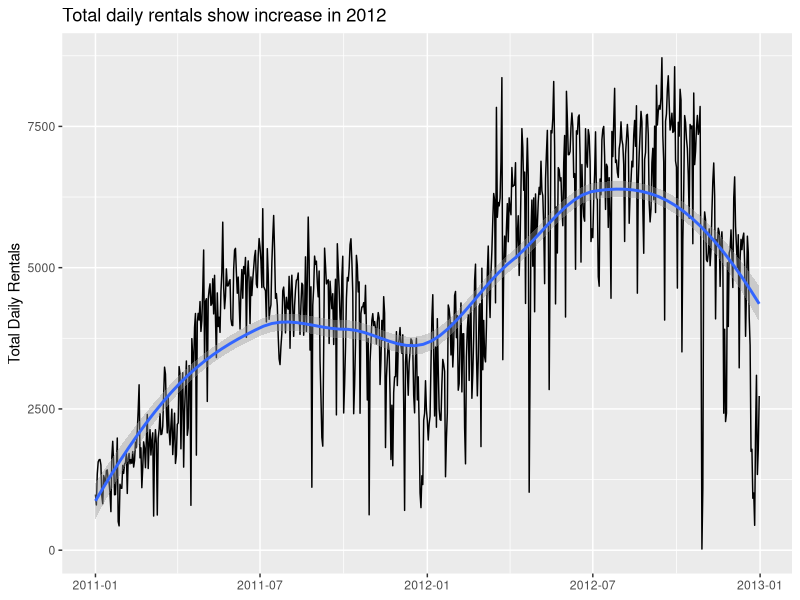
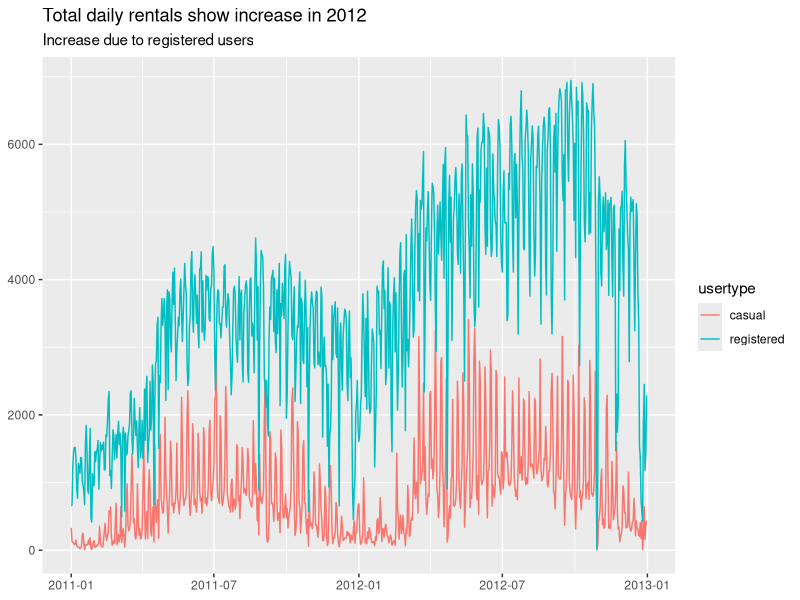
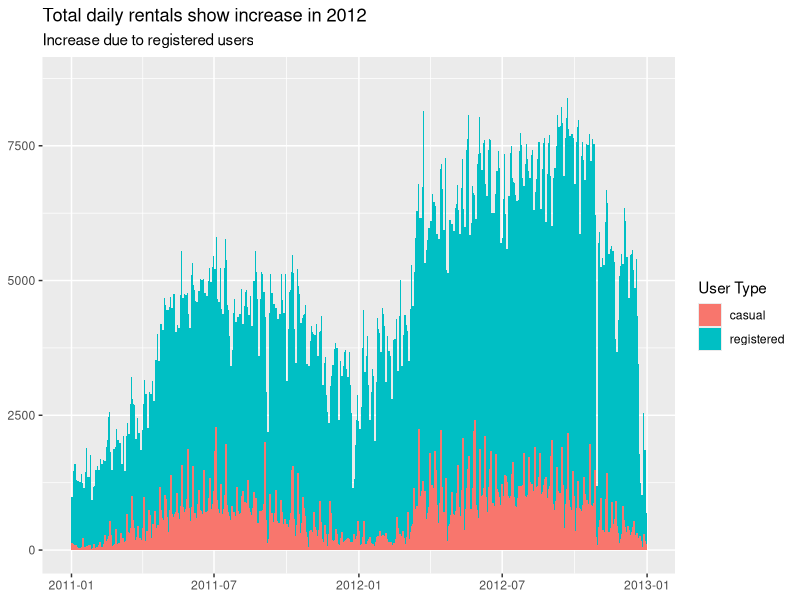
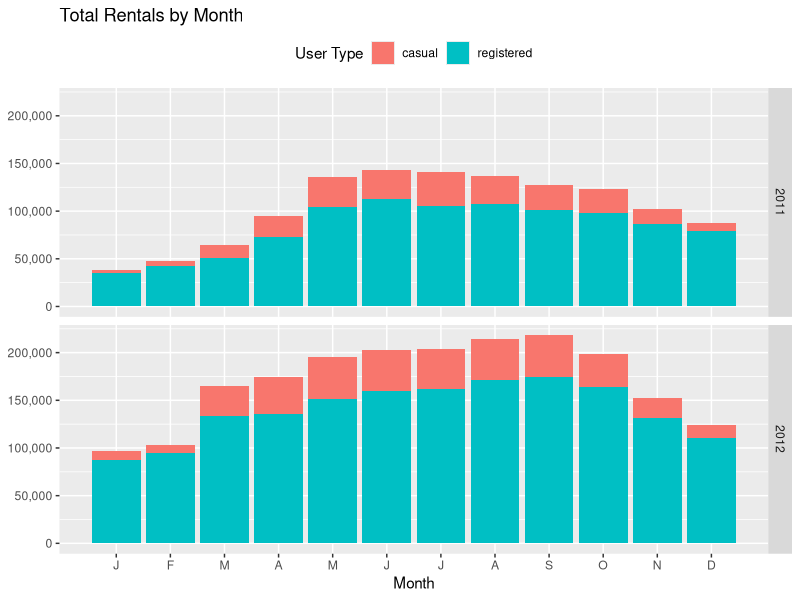
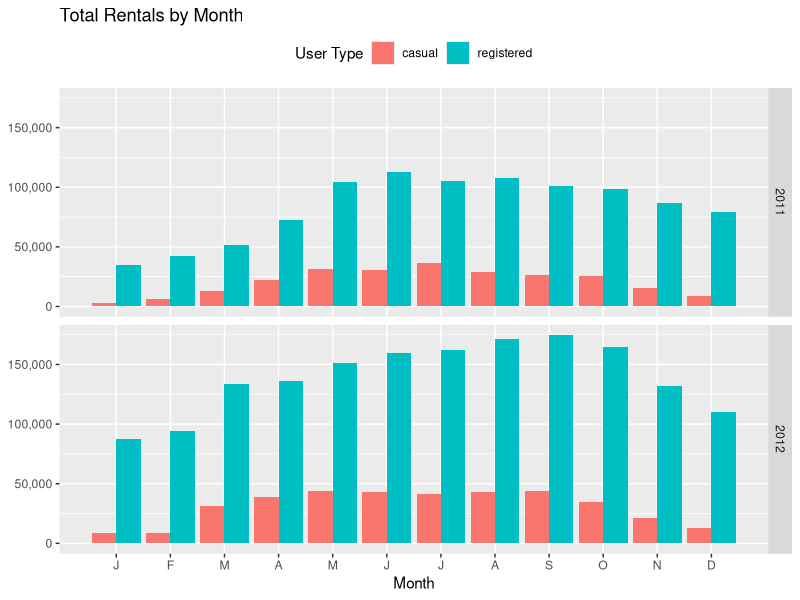
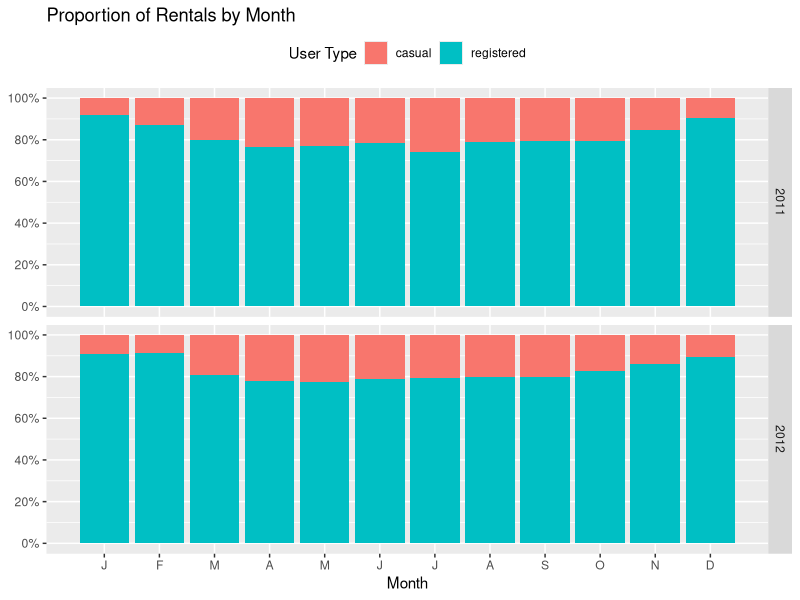
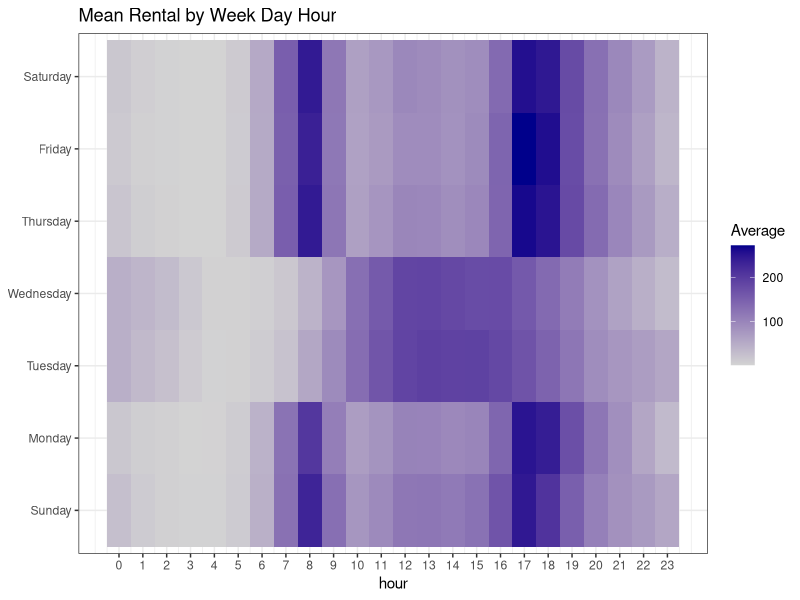
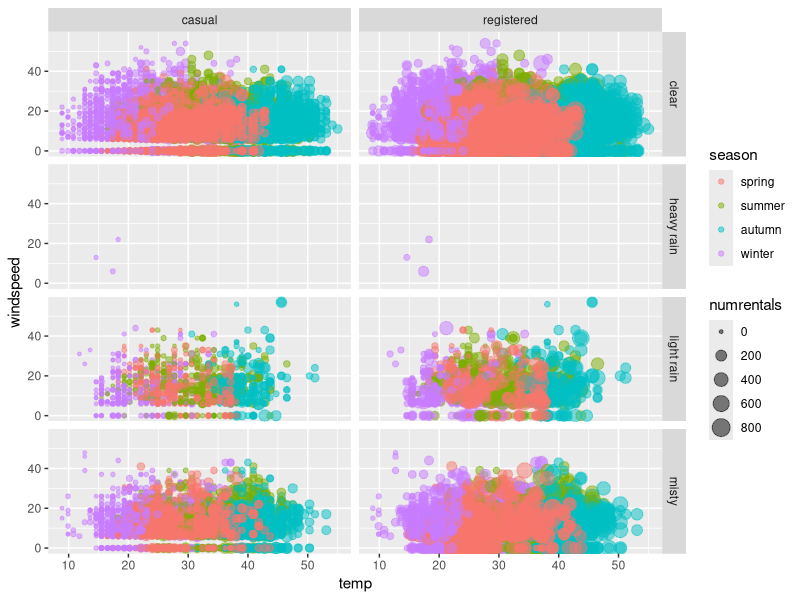

Source code (R) for these figures, in order:
# load the library
# use install.packages("ggplot2") if it is not found
library(ggplot2)
library(dplyr)

# Read the file - please set your working directory first
bikes <- read.csv('./dataset-from-help/bikesharing.csv', header = TRUE, sep = ',')

# convert the dteday column to a Date data type
# since we know it is stored as mm/dd/yyyy
bikes$dteday <- as.Date(bikes$dteday, "%m/%d/%Y")

# convert categories to factors
bikes$season <- as.factor(bikes$season)
bikes$weekdayname <- as.factor(bikes$weekdayname)
bikes$weather <- as.factor(bikes$weather)
bikes$holiday <- as.factor(bikes$holiday)
bikes$workday <- as.factor(bikes$workday)
bikes$usertype <-as.factor(bikes$usertype)

# order the categories for the weekdays and seasons
levels(bikes$weekdayname) =c("Sunday", "Monday", "Tuesday", "Wednesday", "Thursday", "Friday", "Saturday")
levels(bikes$season)=c("spring", "summer", "autumn", "winter")


# view summary of the data
summary(bikes)

# Group the bikes data by day
dailyData <- group_by(bikes,dteday)

# Count the daily rentals
dailyRentals <- summarise(dailyData, totalRentals = sum(numrentals))
dailyRentals

# plot the daily total rentals using a line chart
# add a descriptive title 
gg<-ggplot(dailyRentals)
gg <- gg+ geom_line(mapping = aes(x = dteday,y= totalRentals))
gg<- gg + labs(title="Total daily rentals show increase in 2012",
            x=NULL, y="Total Daily Rentals")
gg <- gg + geom_smooth(mapping = aes(x = dteday,y= totalRentals))
gg

# summarise by customer user type
customerData <- group_by(bikes, dteday, usertype)
customerRentals <- summarise(customerData, totalRentals = sum(numrentals))
customerRentals

# plot again
gg <- ggplot(customerRentals)
gg <- gg + geom_line(mapping = aes(x=dteday, y= totalRentals, color=usertype))
gg <- gg+ labs(title = "Total daily rentals show increase in 2012", 
               subtitle="Increase due to registered users",
               x=NULL, y=NULL)
gg

# plot area chart
gg <- ggplot(customerRentals)
gg <- gg + geom_area(mapping = aes(x=dteday, y= totalRentals, fill=usertype),
                     position = position_stack(reverse=TRUE))
gg <- gg+ labs(title = "Total daily rentals show increase in 2012", 
               subtitle="Increase due to registered users",
               x=NULL, y=NULL, fill="User Type")
gg

# create summary by year and month
monthlyData <- group_by(bikes, yr, mnth, usertype)
monthlyRentals <- summarize(monthlyData, totalRentals = sum(numrentals))

#plot by month and year
gg <- ggplot(monthlyRentals)
gg <- gg + geom_bar(mapping=aes(x=mnth, y=totalRentals, fill=usertype ), 
                    stat="identity") 
gg <- gg + labs(title="Total Rentals by Month", 
                x= "Month", y= NULL, 
                fill="User Type")
gg <- gg + scale_x_discrete(limits=c(1:12),
          label=c("J","F","M","A","M","J","J","A","S","O","N","D"))
gg <- gg + scale_y_continuous(label = scales::comma)
gg <- gg + theme(legend.position="top")
gg <- gg + facet_grid(yr~.)
gg

# plot side by side
gg <- ggplot(monthlyRentals)
gg <- gg + geom_bar(mapping=aes(x=mnth, y=totalRentals, 
                                fill=usertype ), 
                    stat="identity", position="dodge") 
gg <- gg + labs(title="Total Rentals by Month", x= "Month", y= NULL, fill="User Type")
gg <- gg + scale_x_discrete(limits=c(1:12),
                            label=c("J","F","M","A","M","J","J","A","S","O","N","D"))
gg <- gg + scale_y_continuous(label = scales::comma)
gg <- gg + facet_grid(yr~.)
gg <- gg + theme(legend.position="top")
gg

# plot as 100% stacked
gg <- ggplot(monthlyRentals)
gg <- gg + geom_bar(mapping=aes(x=mnth, y=totalRentals, 
                                fill=usertype ), 
                    stat="identity", position="fill") 
gg <- gg + labs(title="Proportion of Rentals by Month", x= "Month", y= NULL, fill="User Type")
gg <- gg + scale_x_discrete(limits=c(1:12),
                            label=c("J","F","M","A","M","J","J","A","S","O","N","D"))
gg <- gg + scale_y_continuous(breaks=seq(0,1,0.2),label = scales::percent)
gg <- gg + facet_grid(yr~.)
gg <- gg + theme(legend.position="top")
gg




weeklyData <- group_by(bikes,weekdayname, hr)
weeklyRentals <- summarise(weeklyData, averageNumRentals=mean(numrentals) )

# Heat map using geom_tile
gg <- ggplot(weeklyRentals)
gg <- gg+ geom_tile(mapping=aes(x=hr, y=weekdayname , fill=averageNumRentals))
gg <- gg + scale_fill_gradient(low="light gray",high="dark blue")
gg <- gg + scale_x_continuous(breaks=seq(0,23,by=1))
gg <- gg + theme_bw()
gg <- gg + labs(title="Mean Rental by Week Day Hour", x = "hour", y=NULL, fill="Average")
gg


# density plot by weather
gg <- ggplot(bikes)
gg <- gg + geom_point(mapping=aes(x=temp, y=windspeed, color=season, size=numrentals), alpha=0.5)
gg <- gg + facet_grid(weather ~ usertype)
gg

# plot weather by season, number of rentals and user type
gg <- ggplot(bikes, mapping=aes(x=temp, y=windspeed, 
                                color=season, size=numrentals))
gg <- gg + geom_point(alpha=0.5, position="jitter")
gg <- gg + facet_grid(rows=vars(weather), cols=vars(usertype))
gg <- gg + labs(title="Casual users low on rainy days")
gg <- gg + theme(legend.position="top")
gg

